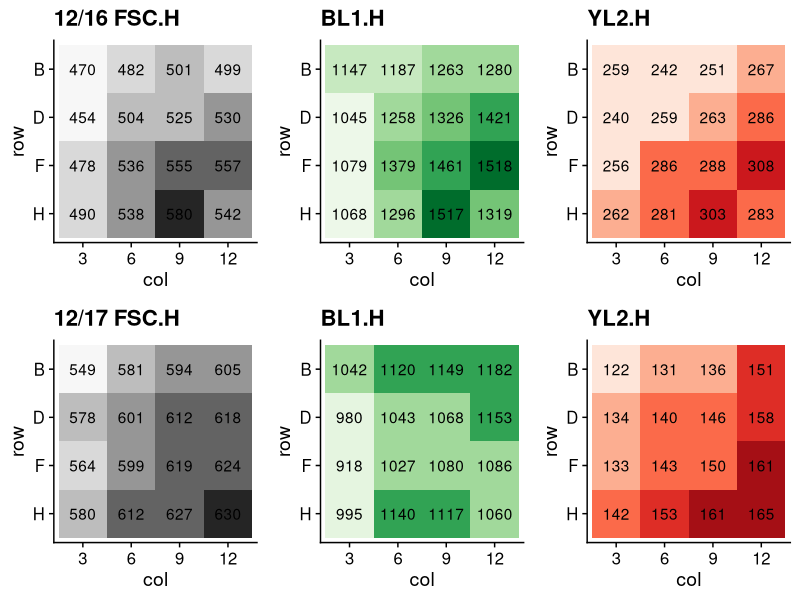
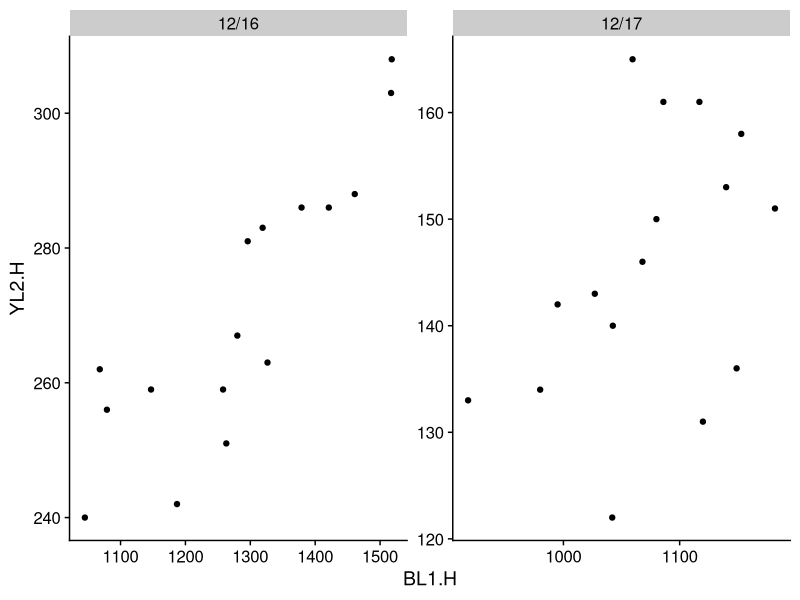
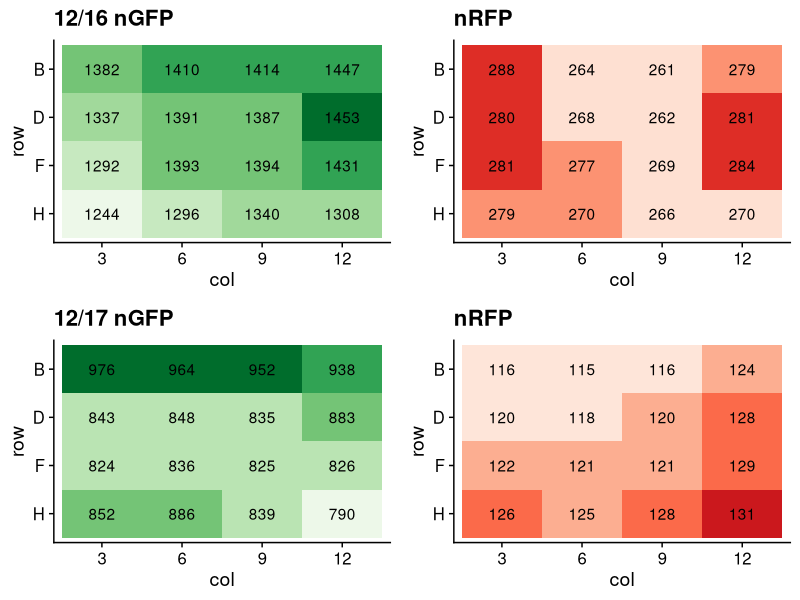
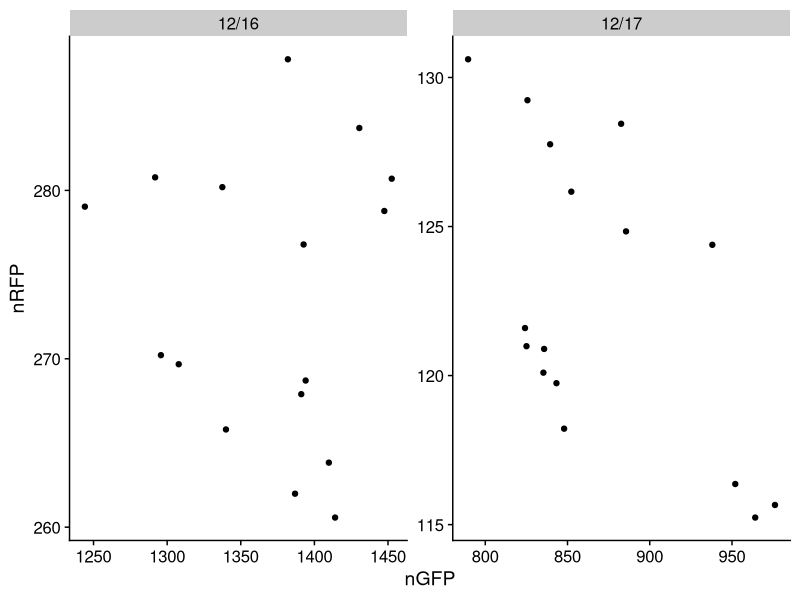
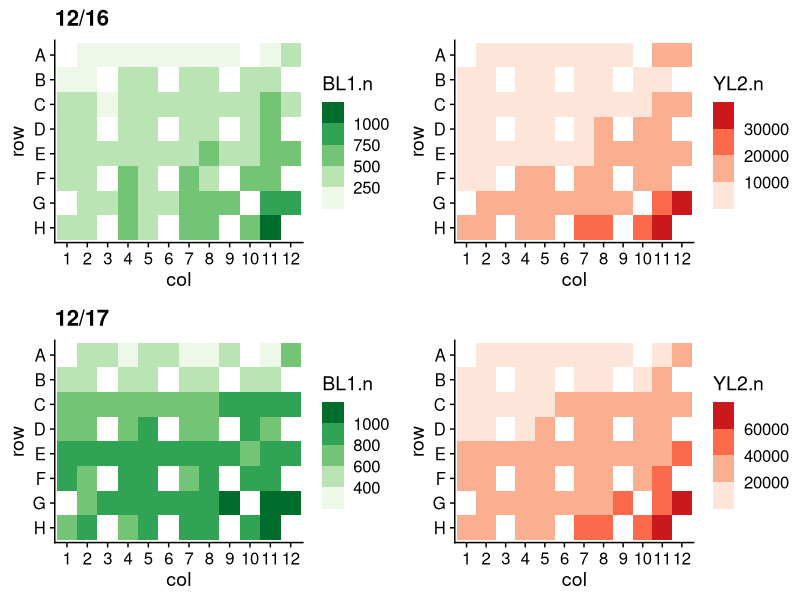
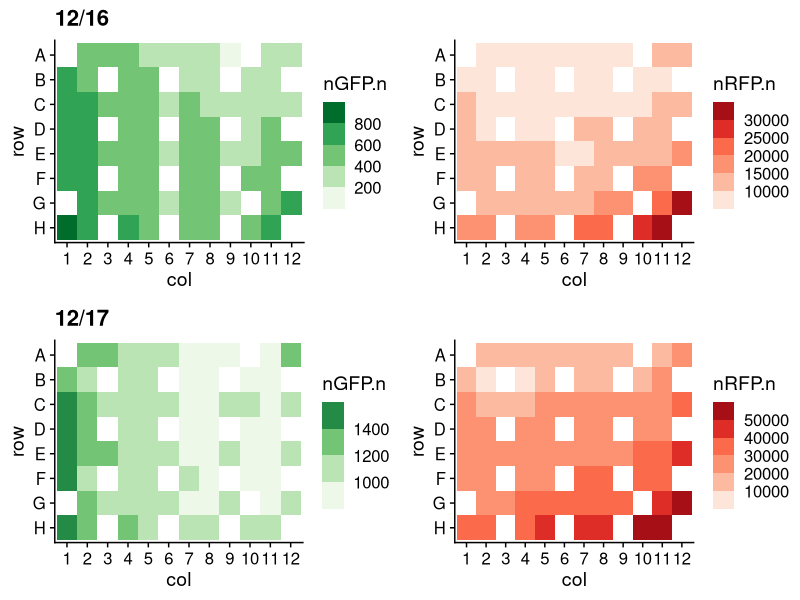

Source code (R) for these figures, in order:
## ---- chunk 1
require(tidyverse)
require(cowplot)
## ---- chunk 2
df1 <- read_tsv("20211216-gated-median-out.txt", col_types = cols())
df2 <- read_tsv("20211217-gated-median-out.txt", col_types = cols())
df <- bind_rows(`12/16`=df1, `12/17`=df2, .id = "date") %>% 
  mutate(col = factor(col, levels = 1:12)) %>% 
  filter(sample != "Neg")
## ---- chunk 3
myHeatMap <- function(tb){
  p <- ggplot(tb, aes(x = row, y = col, fill = ))
}
## ---- chunk 4
sp <- "yH156"
pFSC <- list(
  geom_tile(aes(fill = FSC.H)),
  scale_y_discrete(limits = rev),
  geom_text(aes(label = round(FSC.H/1000,0))),
  scale_fill_fermenter(palette = "Greys", direction = 1),
  theme_cowplot(),
  theme(legend.position = "none")
)
pGFP <- list(
  geom_tile(aes(fill = BL1.H)),
  geom_text(aes(label =  round(BL1.H,0))),
  scale_y_discrete(limits = rev),
  scale_fill_fermenter(palette = "Greens", direction = 1),
  theme_cowplot(),
  theme(legend.position = "none")
)
pRFP <- list(
  geom_tile(aes(fill = YL2.H)),
  geom_text(aes(label =  round(YL2.H,0))),
  scale_y_discrete(limits = rev),
  scale_fill_fermenter(palette = "Reds", direction = 1),
  theme_cowplot(),
  theme(legend.position = "none")
)
# 12/16
p1 <- df %>%
  filter(sample == sp, date == "12/16") %>% 
  ggplot(aes(x = col, y = row)) + pFSC + ggtitle("12/16 FSC.H")
p2 <- df %>%
  filter(sample == sp, date == "12/16") %>% 
  ggplot(aes(x = col, y = row)) + pGFP + ggtitle("BL1.H")
p3 <- df %>%
  filter(sample == sp, date == "12/16") %>% 
  ggplot(aes(x = col, y = row)) + pRFP + ggtitle("YL2.H")

# 12/17
p4 <- df %>% 
  filter(sample == sp, date == "12/17") %>% 
  ggplot(aes(x = col, y = row)) + pFSC + ggtitle("12/17 FSC.H")
p5 <- df %>% 
  filter(sample == sp, date == "12/17") %>% 
  ggplot(aes(x = col, y = row)) + pGFP + ggtitle("BL1.H")
p6 <- df %>% 
  filter(sample == sp, date == "12/17") %>% 
  ggplot(aes(x = col, y = row)) + pRFP + ggtitle("YL2.H")

# plot
plot_grid(p1,p2,p3,p4,p5,p6,nrow = 2)
## ---- chunk 5
df %>% filter(sample == "yH156") %>% 
  ggplot(aes(x = BL1.H, y = YL2.H)) + geom_point() + facet_wrap(~date, scale = "free") + theme_cowplot()
## ---- chunk 6
sp <- "yH156"
pGFP <- list(
  geom_tile(aes(fill = nGFP)),
  geom_text(aes(label =  round(nGFP,0))),
  scale_y_discrete(limits = rev),
  scale_fill_fermenter(palette = "Greens", direction = 1),
  theme_cowplot(),
  theme(legend.position = "none")
)
pRFP <- list(
  geom_tile(aes(fill = nRFP)),
  geom_text(aes(label =  round(nRFP,0))),
  scale_y_discrete(limits = rev),
  scale_fill_fermenter(palette = "Reds", direction = 1),
  theme_cowplot(),
  theme(legend.position = "none")
)
# 12/16
p1 <- df %>%
  filter(sample == sp, date == "12/16") %>% 
  ggplot(aes(x = col, y = row)) + pGFP + ggtitle("12/16 nGFP")
p2 <- df %>%
  filter(sample == sp, date == "12/16") %>% 
  ggplot(aes(x = col, y = row)) + pRFP + ggtitle("nRFP")

# 12/17
p3 <- df %>% 
  filter(sample == sp, date == "12/17") %>% 
  ggplot(aes(x = col, y = row)) + pGFP + ggtitle("12/17 nGFP")
p4 <- df %>% 
  filter(sample == sp, date == "12/17") %>% 
  ggplot(aes(x = col, y = row)) + pRFP + ggtitle("nRFP")

# plot
plot_grid(p1,p2,p3,p4,nrow = 2)
## ---- chunk 7
df %>% filter(sample == "yH156") %>% 
  ggplot(aes(x = nGFP, y = nRFP)) + geom_point() + facet_wrap(~date, scale = "free") + theme_cowplot()
## ---- chunk 8
df %>% filter(sample == 'yH156') %>% 
  group_by(date) %>% 
  summarize(across(BL1.H:nRFP, ~ sd(.x)/mean(.x)))
## ---- chunk 9
bg <- df %>% 
  filter(sample == "yH156") %>% 
  group_by(date) %>% 
  summarize(across(BL1.H:nRFP, median))

df.n <- df %>% 
  filter(sample == "B18") %>% 
  left_join(bg, by = "date", suffix = c("", ".bg")) %>% # merge the background values into the tibble
  mutate(BL1.n = BL1.H - BL1.H.bg,
         YL2.n = YL2.H - YL2.H.bg,
         nGFP.n = nGFP - nGFP.bg,
         nRFP.n = nRFP - nRFP.bg) %>% 
  select(date:FSC.H, BL1.n:nRFP.n) %>% 
  mutate(across(BL1.n:nRFP.n, ~round(.x,1)))
  #column_to_rownames("date") %>% 
  #as.matrix()
## ---- chunk 10
pGFP <- list(
  geom_tile(aes(fill = BL1.n)),
  scale_y_discrete(limits = rev),
  scale_fill_fermenter(palette = "Greens", direction = 1, na.value = "gray50"),
  theme_cowplot()
)
pRFP <- list(
  geom_tile(aes(fill = YL2.n)),
  scale_y_discrete(limits = rev),
  scale_fill_fermenter(palette = "Reds", direction = 1, na.value = "gray50"),
  theme_cowplot()
)
# 12/16
p1 <- df.n %>%
  filter(date == "12/16") %>% 
  ggplot(aes(x = col, y = row)) + pGFP + ggtitle("12/16")
p2 <- df.n %>%
  filter(date == "12/16") %>% 
  ggplot(aes(x = col, y = row)) + pRFP + ggtitle("")

# 12/17
p3 <- df.n %>% 
  filter(date == "12/17") %>% 
  ggplot(aes(x = col, y = row)) + pGFP + ggtitle("12/17")
p4 <- df.n %>% 
  filter(date == "12/17") %>% 
  ggplot(aes(x = col, y = row)) + pRFP + ggtitle("")

# plot
plot_grid(p1,p2,p3,p4,nrow = 2)
## ---- chunk 11
pGFP <- list(
  geom_tile(aes(fill = nGFP.n)),
  scale_y_discrete(limits = rev),
  scale_fill_fermenter(palette = "Greens", direction = 1, na.value = "gray50"),
  theme_cowplot()
)
pRFP <- list(
  geom_tile(aes(fill = nRFP.n)),
  scale_y_discrete(limits = rev),
  scale_fill_fermenter(palette = "Reds", direction = 1, na.value = "gray50"),
  theme_cowplot()
)
# 12/16
p1 <- df.n %>%
  filter(date == "12/16") %>% 
  ggplot(aes(x = col, y = row)) + pGFP + ggtitle("12/16")
p2 <- df.n %>%
  filter(date == "12/16") %>% 
  ggplot(aes(x = col, y = row)) + pRFP + ggtitle("")

# 12/17
p3 <- df.n %>% 
  filter(date == "12/17") %>% 
  ggplot(aes(x = col, y = row)) + pGFP + ggtitle("12/17")
p4 <- df.n %>% 
  filter(date == "12/17") %>% 
  ggplot(aes(x = col, y = row)) + pRFP + ggtitle("")

# plot
plot_grid(p1,p2,p3,p4,nrow = 2)
